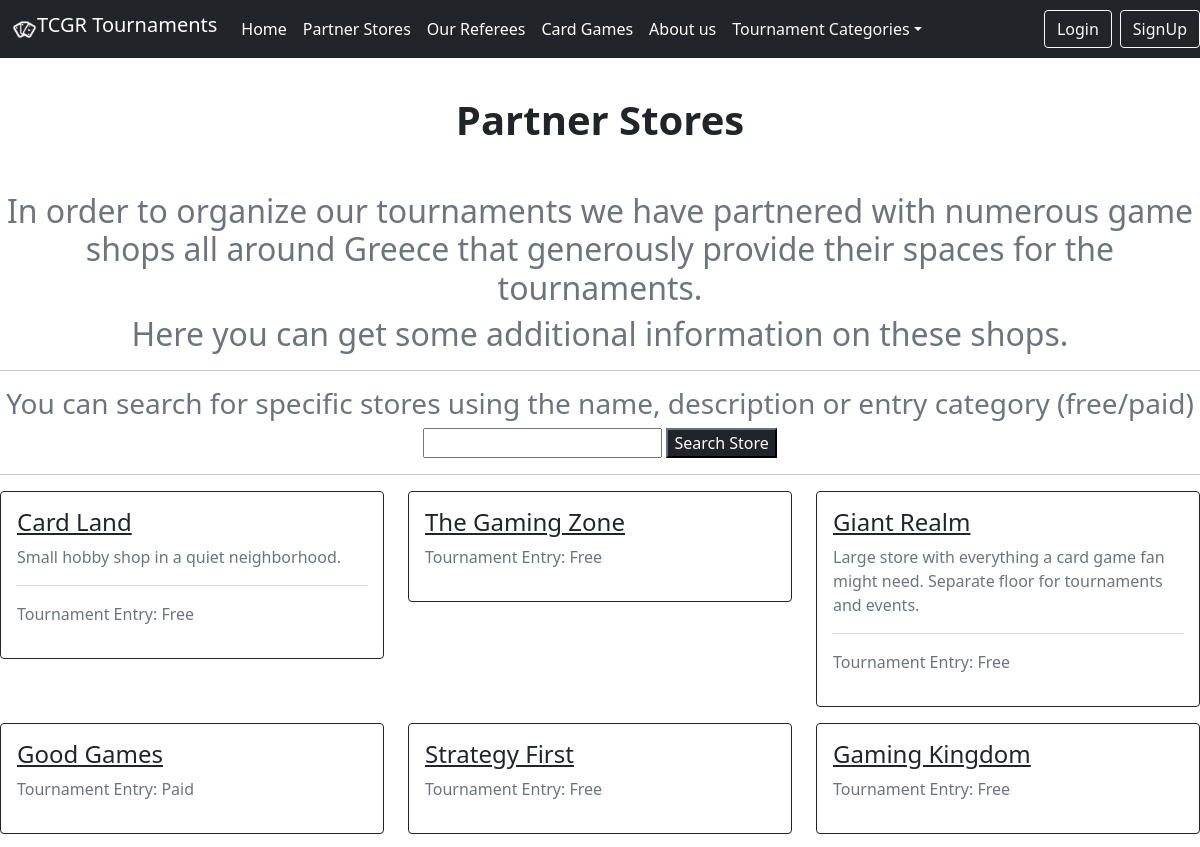
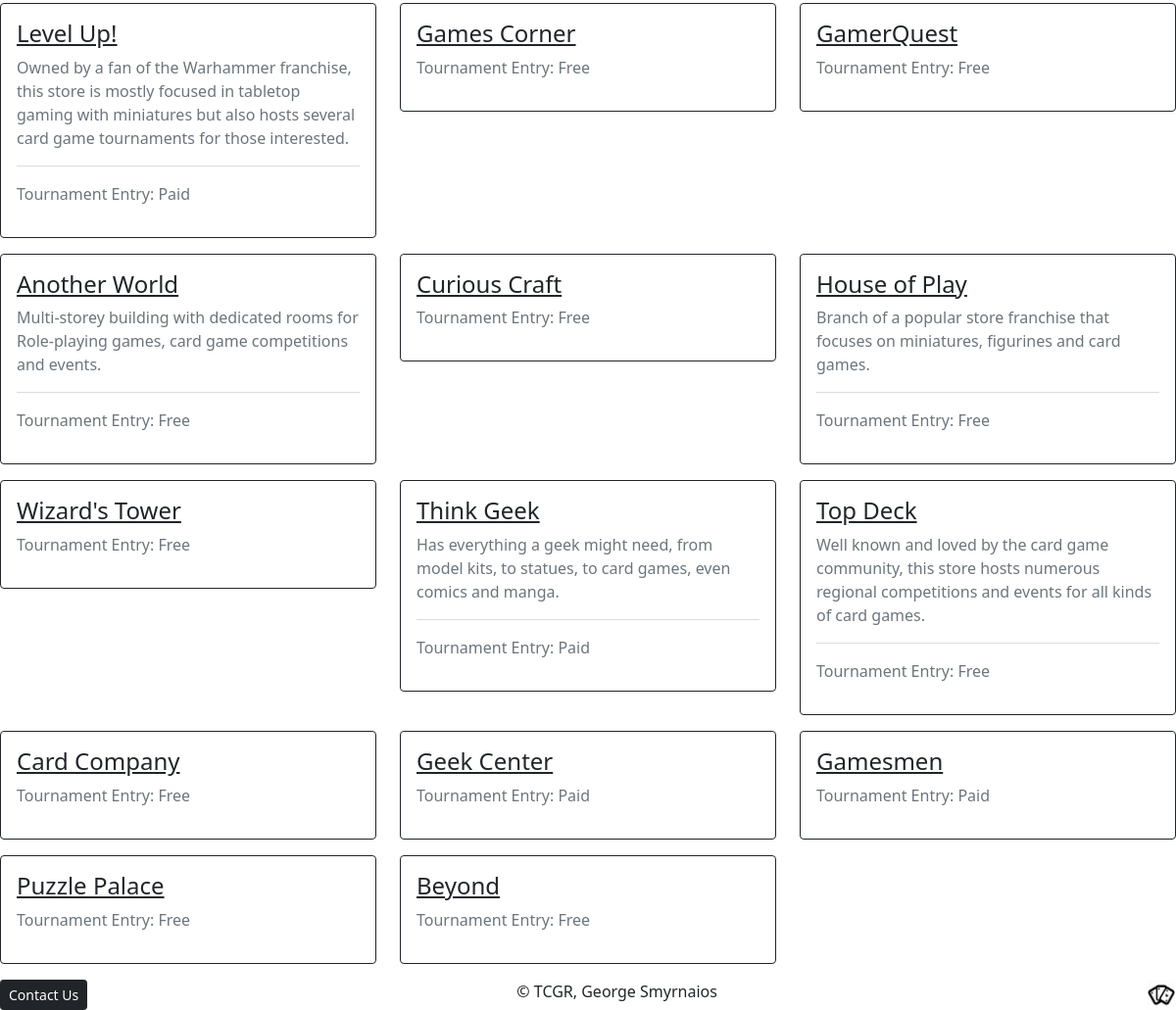
The page /partnerstores/ on the database its author committed (2 pictures, top to bottom).
### tcgr/models.py (models this page shows, shortened)
class Store(models.Model):
    name = models.CharField(max_length=40)
    city = models.CharField(max_length=20)
    address = models.CharField(max_length=40)
    description = models.TextField(max_length=300, blank=True)
    supported_games = models.ManyToManyField('Cardgame')
    ENTRY_CHOICES = [('Free','Free'), ('Paid','Paid')]
    entry_fee = models.TextField(max_length = 4, choices = ENTRY_CHOICES, default= 'Free')
    photo = models.CharField(max_length=30, blank=True)
    score = models.IntegerField(default=0,
        validators=[
            MaxValueValidator(5),
            MinValueValidator(0)
        ]
    )

### tcgr/views.py (the view)
# urls.py: path('partnerstores/',views.partnerstores,name='partnerstores'),
def partnerstores(request):
    categories = CategoryStore.objects.all()
    stores = Store.objects.all()
    return render(request,'partnerstores.html',{
        'stores': stores,
        'categories': categories,
    })

### tcgr/models.py (called while the page is built)
    def __str__(self):
        return f"{self.name}"

### tcgr/templates/partnerstores.html (shortened to what this page needs)
{% extends "base.html" %}
{%load static%}
{% block header %}
                <li class="nav-item dropdown">
                  <a class="nav-link dropdown-toggle text-light" href="#" id="navbarDropdown" role="button" data-bs-toggle="dropdown" aria-expanded="false">Tournament Categories</a>
                </li>
{% endblock %}
{% block body %}
<br>
        <section id="stores" class="pt-4">
            <h1 class="text-center my-5"><Strong>Partner Stores</Strong></h1>
            <h2 class = "text-muted text-center">In order to organize our tournaments we have partnered with numerous game shops all around Greece that generously provide their spaces for the tournaments.</h2>
            <h2 class = "text-muted text-center">Here you can get some additional information on these shops.</h2>
            <hr>
            <h3 class = "text-muted text-center">You can search for specific stores using the name, description or entry category (free/paid)</h3>
            <div class="d-flex justify-content-center">
                <form method="post" action="{% url 'store_search' %}" >
                    <input name="q" id="q" type="text"/>
                    <button type="submit" class="btm btn-dark">Search Store</button>
                </form>
            </div>
            <hr>
            <div class="row">
             {% for store in stores %}
                <div class="col-md-6 col-lg-4">
                    <div class="card border-dark mb-3">
                        <div class="card-body text-secondary">
                            <a href="{% url 'store_detail' store.id %}" class="link-dark">
                                <h4 class="card-title">{{store.name}}</h4>
                            </a>
                            {% if store.description%}
                                <p class="card-text">  {{store.description}}</p>
                                <hr>
                            {% endif %}
                            {% if store.entry_fee %}
                                <p>Tournament Entry: {{store.entry_fee}}</p>
                            {% endif %}
                        </div>
                    </div>
                </div>
            {% endfor %}
            </div>
        </section>
{% endblock %}

### rows shown on the page
Store: name "Card Land", description "Small hobby shop in a quiet neighborhood.", entry_fee "Free"
Store: name "The Gaming Zone", entry_fee "Free"
Store: name "Giant Realm", description "Large store with everything a card game fan might need. Separate floor for tournaments and events.", entry_fee "Free"
Store: name "Good Games", entry_fee "Paid"
Store: name "Strategy First", entry_fee "Free"
Store: name "Gaming Kingdom", entry_fee "Free"
Store: name "Level Up!", description "Owned by a fan of the Warhammer franchise, this store is mostly focused in tabletop gaming with miniatures but also hosts several card game tournaments for those interested.", entry_fee "Paid"
Store: name "Games Corner", entry_fee "Free"
Store: name "GamerQuest", entry_fee "Free"
Store: name "Another World", description "Multi-storey building with dedicated rooms for Role-playing games, card game competitions and events.", entry_fee "Free"
Store: name "Curious Craft", entry_fee "Free"
Store: name "House of Play", description "Branch of a popular store franchise that focuses on miniatures, figurines and card games.", entry_fee "Free"
Store: name "Wizard's Tower", entry_fee "Free"
Store: name "Think Geek", description "Has everything a geek might need, from model kits, to statues, to card games, even comics and manga.", entry_fee "Paid"
Store: name "Top Deck", description "Well known and loved by the card game community, this store hosts numerous regional competitions and events for all kinds of card games.", entry_fee "Free"
Store: name "Card Company", entry_fee "Free"
Store: name "Geek Center", entry_fee "Paid"
Store: name "Gamesmen", entry_fee "Paid"
Store: name "Puzzle Palace", entry_fee "Free"
Store: name "Beyond", entry_fee "Free"
